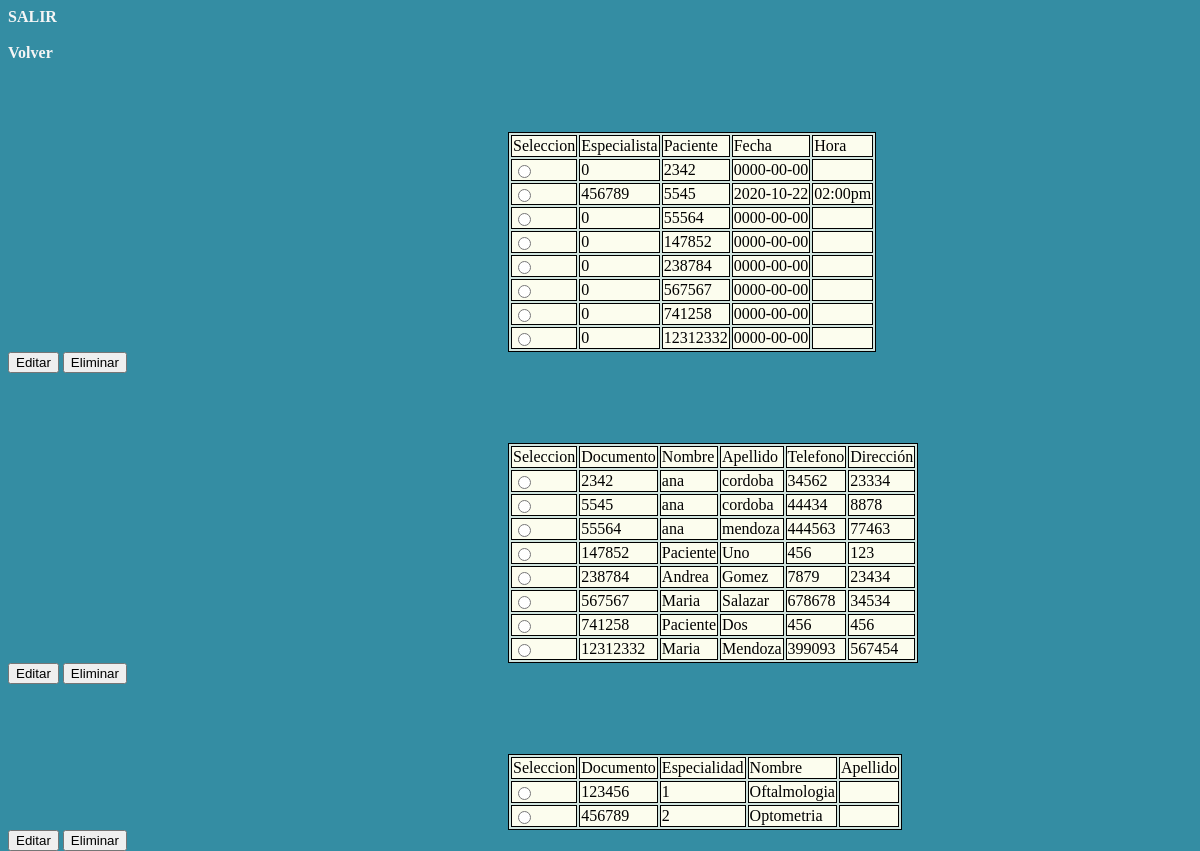
The page /listaCitas.php (signed in) on the database its author committed.
### tables this page shows
CREATE TABLE `pacientes` (
  `Documento` int(50) NOT NULL,
  `Nombre` varchar(30) NOT NULL,
  `Apellido` varchar(30) NOT NULL,
  `Telefono` int(15) NOT NULL,
  `Direccion` varchar(50) NOT NULL,
  `cc_especialista` int(20) NOT NULL,
  `Fecha` varchar(20) NOT NULL,
  `Hora` varchar(8) NOT NULL
);

CREATE TABLE `especialista` (
  `Cc` int(20) NOT NULL,
  `IdE_Especialidad` int(11) NOT NULL,
  `Nombre` varchar(30) NOT NULL,
  `Apellido` varchar(30) NOT NULL
);

### conexion.php (called while the page is built, shortened)
<?php
    $especialista = "especialista";
    $pacientes = "pacientes";
?>

### listaCitas.php (the view, shortened to what this page needs)
<?php
    $user = $_SESSION['logeado'];
    if($user != ""){
?>
        <a href="cerrarsesion.php">SALIR</a><br><br>
        <a href="citas.php">Volver</a>
<?php
    }else{
        header("location:login.php");
    }
?>
<!DOCTYPE html>
<html lang="en">
<head>
    <link rel="stylesheet" href="lista.css">
</head>
<body>
    <?php
        include('conexion.php');
    echo "<div class='tabla_citas'>";
            echo  "<form action='listaCitas.php' method='POST'>
                    <table>
                    <tr>
                        <td>Seleccion</td>
                        <td>Especialista</td>
                        <td>Paciente</td>
                        <td>Fecha</td>
                        <td>Hora</td>
                    </tr>";
                $lista = mysqli_query($conectar, "SELECT * FROM $pacientes");
                while($consultaLista = mysqli_fetch_array($lista)){
                    $id = $consultaLista['Documento'];
                    $idEspecialista= $consultaLista['cc_especialista'];
                    $idPaciente = $consultaLista['Documento'];
                    $fecha = $consultaLista['Fecha'];
                    $hora = $consultaLista['Hora'];
                    echo "<tr>
                            <td> <input type='radio' name='identificador' value=$id> </td>
                            <td>$idEspecialista</td>
                            <td>$idPaciente</td>
                            <td>$fecha</td>
                            <td>$hora</td>
                        </tr>";
                }
            echo "  </table>
                    <input type='submit' name='editar' value='Editar'>
                    <input type='submit' name='eliminar' value='Eliminar'>
                 </form>";
     echo "</div>";
    ?>
    <?php
        echo "<div class='tabla_pacientes'>";
        echo  "<form action='listaCitas.php' method='POST'>
                <table>
                <tr>
                    <td>Seleccion</td>
                    <td>Documento</td>
                    <td>Nombre</td>
                    <td>Apellido</td>
                    <td>Telefono</td>
                    <td>Dirección</td>
                </tr>";
            $listaP = mysqli_query($conectar, "SELECT * FROM $pacientes");
            while($consultaListaP = mysqli_fetch_array($listaP)){
                $doc = $consultaListaP['Documento'];
                $nombrePac= $consultaListaP['Nombre'];
                $apellidoPac= $consultaListaP['Apellido'];
                $tel = $consultaListaP['Telefono'];
                $dir = $consultaListaP['Direccion'];
                echo "<tr>
                        <td> <input type='radio' name='identificadorP' value=$doc> </td>
                        <td>$doc</td>
                        <td>$nombrePac</td>
                        <td>$apellidoPac</td>
                        <td>$tel</td>
                        <td>$dir</td>
                    </tr>";
            }
        echo "  </table>
                <input type='submit' name='editarP' value='Editar'>
                <input type='submit' name='eliminarP' value='Eliminar'>
             </form>";
    echo "</div>";
    ?>
    <?php
        echo "<div class='tabla_especialistas'>";
        echo  "<form action='listaCitas.php' method='POST'>
                <table>
                <tr>
                    <td>Seleccion</td>
                    <td>Documento</td>
                    <td>Especialidad</td>
                    <td>Nombre</td>
                    <td>Apellido</td>
                </tr>";
            $listaE = mysqli_query($conectar, "SELECT * FROM $especialista");
            while($consultaListaE = mysqli_fetch_array($listaE)){
                $identificion = $consultaListaE['Cc'];
                $especialidad= $consultaListaE['IdE_Especialidad'];
                $nombreE= $consultaListaE['Nombre'];
                $apellidoE = $consultaListaE['Apellido'];
                echo "<tr>
                        <td> <input type='radio' name='identificadorE' value=$identificion> </td>
                        <td>$identificion</td>
                        <td>$especialidad</td>
                        <td>$nombreE</td>
                        <td>$apellidoE</td>
                    </tr>";
            }
        echo "  </table>
                <input type='submit' name='editarE' value='Editar'>
                <input type='submit' name='eliminarE' value='Eliminar'>
             </form>";
    echo "</div>";
    ?>
</body>
</html>

### lista.css (style rules this page uses)
table, tr, td { border: 1px solid black; margin-top: 70px; margin-left: 500px; background: rgba(255, 255, 240, 0.767); }
a { text-decoration: whitesmoke; font-weight: bolder; color: whitesmoke; }
body { display: cover; background-color: rgb(52, 141, 163); height: 40px; position: static; top: 1px; background-size: cover; width: 100%; }

### rows shown on the page
pacientes: cc_especialista "0", Documento "2342", Fecha "0000-00-00", Nombre "ana", Apellido "cordoba", Telefono "34562", Direccion "23334"
pacientes: cc_especialista "456789", Documento "5545", Fecha "2020-10-22", Hora "02:00pm", Nombre "ana", Apellido "cordoba", Telefono "44434", Direccion "8878"
pacientes: cc_especialista "0", Documento "55564", Fecha "0000-00-00", Nombre "ana", Apellido "mendoza", Telefono "444563", Direccion "77463"
pacientes: cc_especialista "0", Documento "147852", Fecha "0000-00-00", Nombre "Paciente", Apellido "Uno", Telefono "456", Direccion "123"
pacientes: cc_especialista "0", Documento "238784", Fecha "0000-00-00", Nombre "Andrea", Apellido "Gomez", Telefono "7879", Direccion "23434"
pacientes: cc_especialista "0", Documento "567567", Fecha "0000-00-00", Nombre "Maria", Apellido "Salazar", Telefono "678678", Direccion "34534"
pacientes: cc_especialista "0", Documento "741258", Fecha "0000-00-00", Nombre "Paciente", Apellido "Dos", Telefono "456", Direccion "456"
pacientes: cc_especialista "0", Documento "12312332", Fecha "0000-00-00", Nombre "Maria", Apellido "Mendoza", Telefono "399093", Direccion "567454"
especialista: Cc "123456", IdE_Especialidad "1", Nombre "Oftalmologia"
especialista: Cc "456789", IdE_Especialidad "2", Nombre "Optometria"
